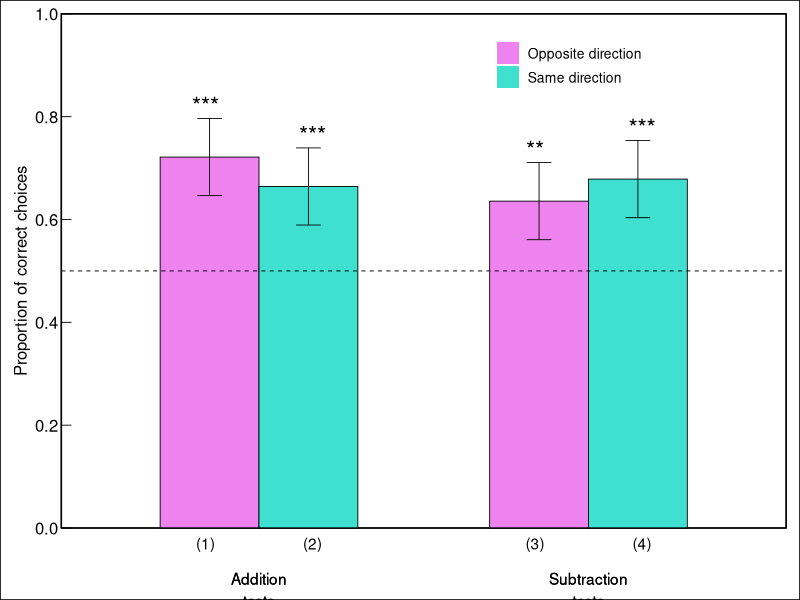

Reproduce this figure in R.
## ---- chunk 1
# load in libraries
library(tidyverse) #includes dplyr & ggplot
library(ggthemes)
library(patchwork)
library(viridis)
library(lme4)
## ---- chunk 2
# load in data
testing_phase <- read.table(file="Data/Testing_phase.csv", header=T, sep=",")

# reshaping testing phase data
testing_phase$Test <- factor(testing_phase$Test, labels=c("(1)","(2)","(3)","(4)"))
testing_prop <- testing_phase %>%
  group_by(Test) %>%
  summarize(meanCorrect = mean(Choice)) %>%
  add_column(direction = c("Same","Opposite","Same","Opposite")) %>%
  add_column(algebra = c("Addition\ntests","Addition\ntests","Subtraction\ntests","Subtraction\ntests"))
## ---- chunk 3
# Recreate the plot (to the best of my ability)

test_plot <- ggplot() +
  geom_bar(data = testing_prop, aes(x=algebra, y=meanCorrect, 
                                   fill=direction, color=I("black"),linewidth=I(0.3)),
           position=position_dodge2(reverse=T,padding=0),stat="identity", width=.6) +
  geom_hline(yintercept=0.5, linetype="dashed",linewidth=0.3) +
  xlab("") +
  ylab("Proportion of correct choices") +
  scale_fill_manual(values = c("#3fe0d0","#ee82ef"), labels = c("Same direction","Opposite direction")) +
  scale_y_continuous(breaks=seq(0,1,0.2), expand=c(0,0)) +#,limits=c(0,1), expand = c(0,0)) +
  coord_cartesian(ylim = c(0,1), clip="off") +
  theme_base() +
  geom_errorbar(data=testing_prop, aes(x=algebra, ymax=meanCorrect+0.075, ymin=meanCorrect-.075),
                position=position_dodge2(reverse=T, padding=0.75, width=1), width=0.6, linewidth=0.3) +
  theme(axis.ticks.length.y=unit(-0.25, "cm"), axis.ticks.y=element_line(linewidth=0.3), 
        axis.ticks.length.x = unit(0,'cm'), axis.text.y = element_text(size=12),
        axis.text.x = element_text(size=0), axis.title.y = element_text(size=12), 
        plot.margin = margin(10, 10, 30, 10), panel.border= element_rect(linewidth=0.3,fill=NA), 
        legend.position = c(0.7, 0.9), legend.title = element_blank(), legend.text=element_text(size=10),
        legend.background = element_blank()) +
  geom_text(data=testing_prop, aes(label=Test, x=algebra, y = -0.03), position = position_dodge2(reverse=T,width=0.65)) +
  geom_text(data=testing_prop, aes(label=c("***","***","**","***"), x=algebra, y = meanCorrect+0.1), 
            position = position_dodge2(reverse=T,width=0.65), size=6) +
  geom_text(data=testing_prop, aes(label=algebra, x=algebra, y=-0.12)) +
  guides(fill = guide_legend(reverse = TRUE)) 

test_plot 


